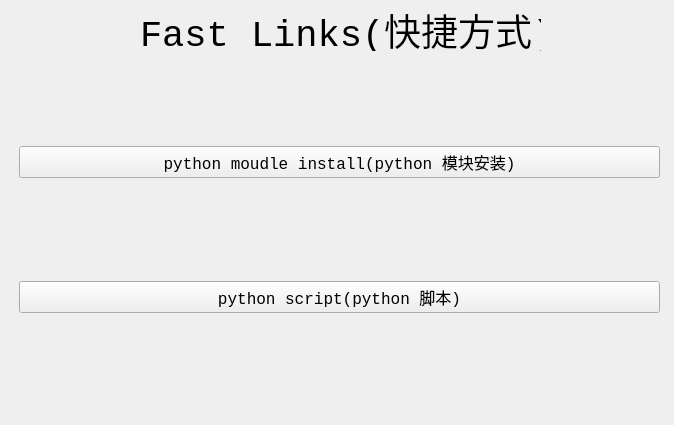
<?xml version="1.0" encoding="UTF-8"?>
<ui version="4.0">
 <class>MainWindow</class>
 <widget class="QMainWindow" name="MainWindow">
  <property name="geometry">
   <rect>
    <x>0</x>
    <y>0</y>
    <width>674</width>
    <height>425</height>
   </rect>
  </property>
  <property name="windowTitle">
   <string>Fast Link</string>
  </property>
  <widget class="QWidget" name="centralwidget">
   <widget class="QLabel" name="label">
    <property name="geometry">
     <rect>
      <x>140</x>
      <y>10</y>
      <width>401</width>
      <height>41</height>
     </rect>
    </property>
    <property name="font">
     <font>
      <family>Consolas</family>
      <pointsize>28</pointsize>
     </font>
    </property>
    <property name="text">
     <string>Fast Links(快捷方式)</string>
    </property>
   </widget>
   <widget class="QWidget" name="verticalLayoutWidget">
    <property name="geometry">
     <rect>
      <x>19</x>
      <y>49</y>
      <width>641</width>
      <height>361</height>
     </rect>
    </property>
    <layout class="QVBoxLayout" name="verticalLayout">
     <item>
      <widget class="QPushButton" name="pushButton_2">
       <property name="font">
        <font>
         <family>Consolas</family>
         <pointsize>12</pointsize>
        </font>
       </property>
       <property name="text">
        <string>python moudle install(python 模块安装)</string>
       </property>
      </widget>
     </item>
     <item>
      <widget class="QPushButton" name="pushButton">
       <property name="font">
        <font>
         <family>Consolas</family>
         <pointsize>12</pointsize>
        </font>
       </property>
       <property name="text">
        <string>python script(python 脚本)</string>
       </property>
      </widget>
     </item>
    </layout>
   </widget>
  </widget>
 </widget>
 <resources/>
 <connections/>
</ui>
